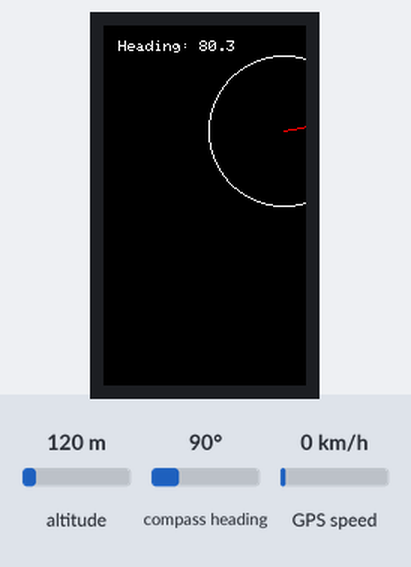
Bench run of a sketch on a simulated ESP32-S3. Parts: 135×240 colour display. The inputs (shaded band) are chosen by the test bench; at power-on: compass heading 90°, altitude 120 m, GPS speed 0 km/h. The GPS gets a fix after 3 s at 37.7749, -122.4194 with 8 satellites.

Above: at 3.8 s.
3.9 s: compass heading set to 180°
At 7.2 s:
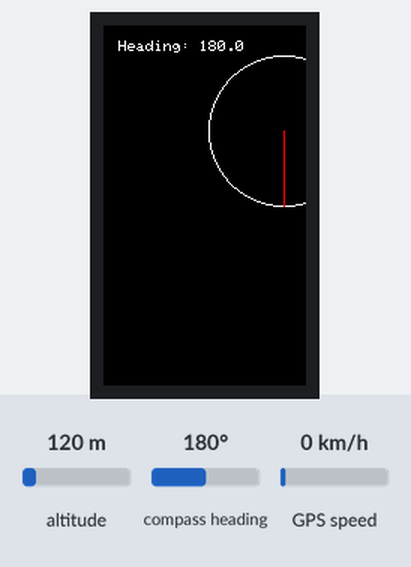
8.0 s: compass heading set to 7°
At 10.1 s:
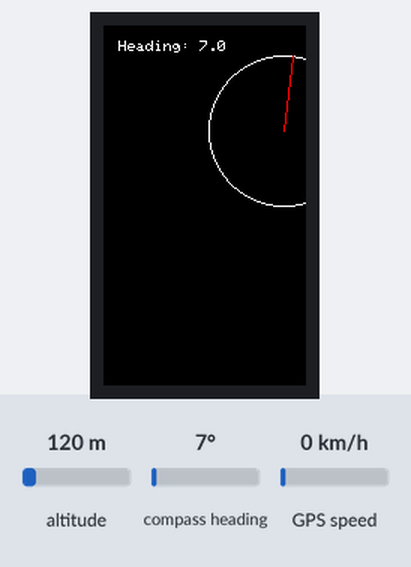
12.1 s: compass heading set to 90°
At 14.1 s:
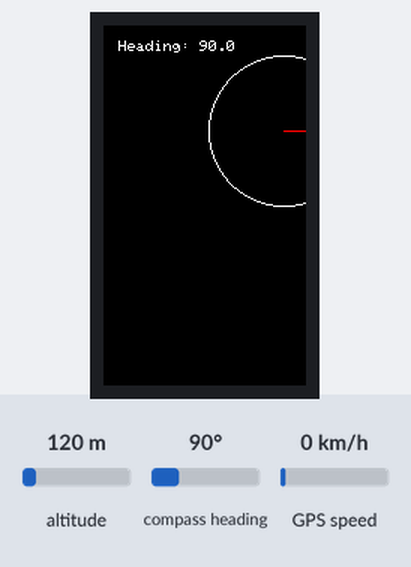
14.2 s: compass heading set to 180°
At 14.64 s:
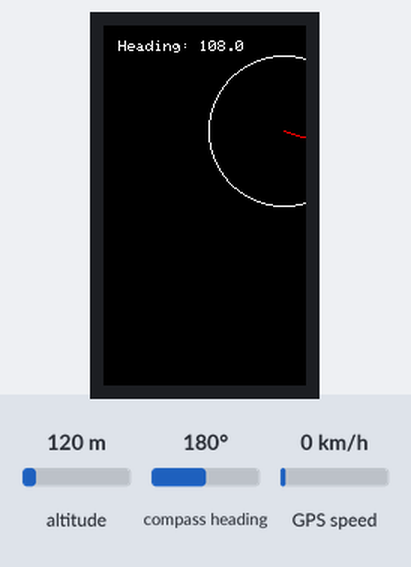
18.3 s: compass heading set to 90°
At 18.76 s:
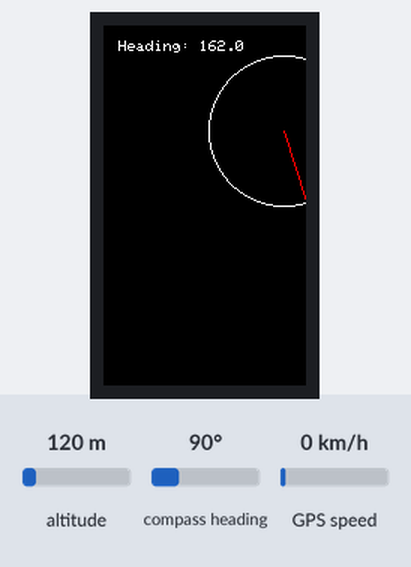
Timing chart, 0 to 21.3 s (numbered marks = the images above; inputs shaded):
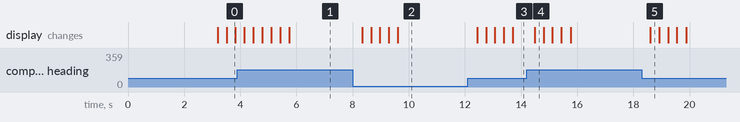

The sketch:

sketch.ino
```cpp
#include <M5Cardputer.h>
#include <TinyGPSPlus.h>

TinyGPSPlus gps;
HardwareSerial GNSS(1);

float headingFiltered = 0;

void setup() {

  auto cfg = M5.config();
  M5Cardputer.begin(cfg);

  Serial.begin(115200);

  GNSS.begin(9600, SERIAL_8N1, 18, 17);

  M5.Display.setRotation(1);
}

void loop() {

  while (GNSS.available()) {
    gps.encode(GNSS.read());
  }

  if (gps.course.isValid()) {

    float heading = gps.course.deg();

    // filtro para suavizar
    headingFiltered = headingFiltered * 0.8 + heading * 0.2;

    drawCompass(headingFiltered);

  }

}

void drawCompass(float heading){

  M5.Display.fillScreen(BLACK);

  int cx = 120;
  int cy = 70;
  int r = 50;

  M5.Display.drawCircle(cx,cy,r,WHITE);

  float rad = radians(heading);

  int x = cx + r * sin(rad);
  int y = cy - r * cos(rad);

  M5.Display.drawLine(cx,cy,x,y,RED);

  M5.Display.setCursor(10,10);
  M5.Display.printf("Heading: %.1f",heading);

}
```

Measured:
- after the input at 8.0 s, the display: first changes after 0.34 s (image 2 shows a later state)
- after the input at 12.1 s, the display: first changes after 0.34 s (image 3 shows a later state)
- after the input at 14.2 s, the display: changes after 0.29 s (image 4)
- after the input at 18.3 s, the display: changes after 0.31 s (image 5)
